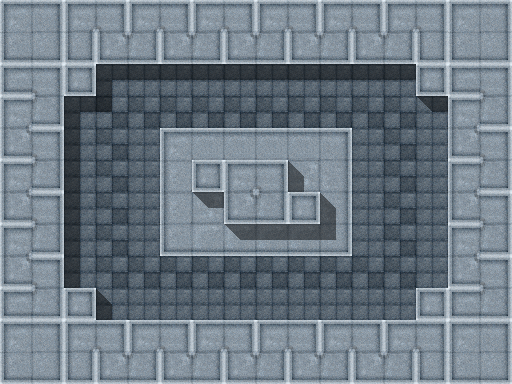

A 2D game scene composited from a Tiled map and its tileset images. What follows is a short description and the map's XML, with each tile layer's data collapsed to a summary:
An orthogonal 16x12 tile map with 32x32 px tiles, 3 tile layers (waypoints, main, shadows), 3 tilesets and 5 objects.

<map version="1.0" orientation="orthogonal" width="16" height="12" tilewidth="32" tileheight="32">
 <tileset firstgid="1" name="ConcreteStorm" tilewidth="32" tileheight="32">
  <image source="TileSets/ConcreteStormTileSet.png" width="512" height="512" />
  <tile id="5">
   <properties>
    <property name="Pit" value="" />
   </properties>
  </tile>
  <tile id="6">
   <properties>
    <property name="Pit" value="" />
   </properties>
  </tile>
  <tile id="7">
   <properties>
    <property name="Pit" value="" />
   </properties>
  </tile>
  <tile id="21">
   <properties>
    <property name="Pit" value="" />
   </properties>
  </tile>
  <tile id="37">
   <properties>
    <property name="Pit" value="" />
   </properties>
  </tile>
  <tile id="53">
   <properties>
    <property name="Pit" value="" />
   </properties>
  </tile>
  <tile id="68">
   <properties>
    <property name="Empty" value="" />
   </properties>
  </tile>
  <tile id="69">
   <properties>
    <property name="Empty" value="" />
   </properties>
  </tile>
  <tile id="84">
   <properties>
    <property name="Empty" value="" />
   </properties>
  </tile>
  <tile id="85">
   <properties>
    <property name="Empty" value="" />
   </properties>
  </tile>
 </tileset>
 <tileset firstgid="257" name="Tanks" tilewidth="32" tileheight="32">
  <image source="TileSets/TanksTileSet.png" width="128" height="32" />
  <tile id="0">
   <properties>
    <property name="Team" value="Red" />
    <property name="Type" value="Tank" />
   </properties>
  </tile>
  <tile id="1">
   <properties>
    <property name="Team" value="Green" />
    <property name="Type" value="Tank" />
   </properties>
  </tile>
  <tile id="3">
   <properties>
    <property name="Team" value="Red" />
    <property name="Type" value="Tank" />
   </properties>
  </tile>
 </tileset>
 <tileset firstgid="261" name="Waypoints" tilewidth="32" tileheight="32">
  <image source="TileSets/WaypointTileSet.png" width="32" height="32" />
  <tile id="0">
   <properties>
    <property name="Color" value="Green" />
   </properties>
  </tile>
 </tileset>
 <layer name="waypoints" width="16" height="12">
  <properties>
   <property name="color" value="green" />
  </properties>
  <data>[192 cells, 7 non-empty, 1 distinct tile ids]</data>
 </layer>
 <layer name="main" width="16" height="12">
  <data>[192 cells, 192 non-empty, 18 distinct tile ids]</data>
 </layer>
 <objectgroup name="tanks" width="16" height="12">
  <object gid="257" x="256" y="126">
   <properties>
    <property name="WaypointColor" value="Green" />
   </properties>
  </object>
  <object gid="258" x="384" y="225" />
  <object gid="257" x="95" y="129">
   <properties>
    <property name="WaypointColor" value="Green" />
   </properties>
  </object>
  <object gid="257" x="97" y="192">
   <properties>
    <property name="WaypointColor" value="Green" />
   </properties>
  </object>
  <object gid="257" x="96" y="289">
   <properties>
    <property name="WaypointColor" value="Green" />
   </properties>
  </object>
 </objectgroup>
 <layer name="shadows" width="16" height="12">
  <data>[192 cells, 26 non-empty, 6 distinct tile ids]</data>
 </layer>
</map>
